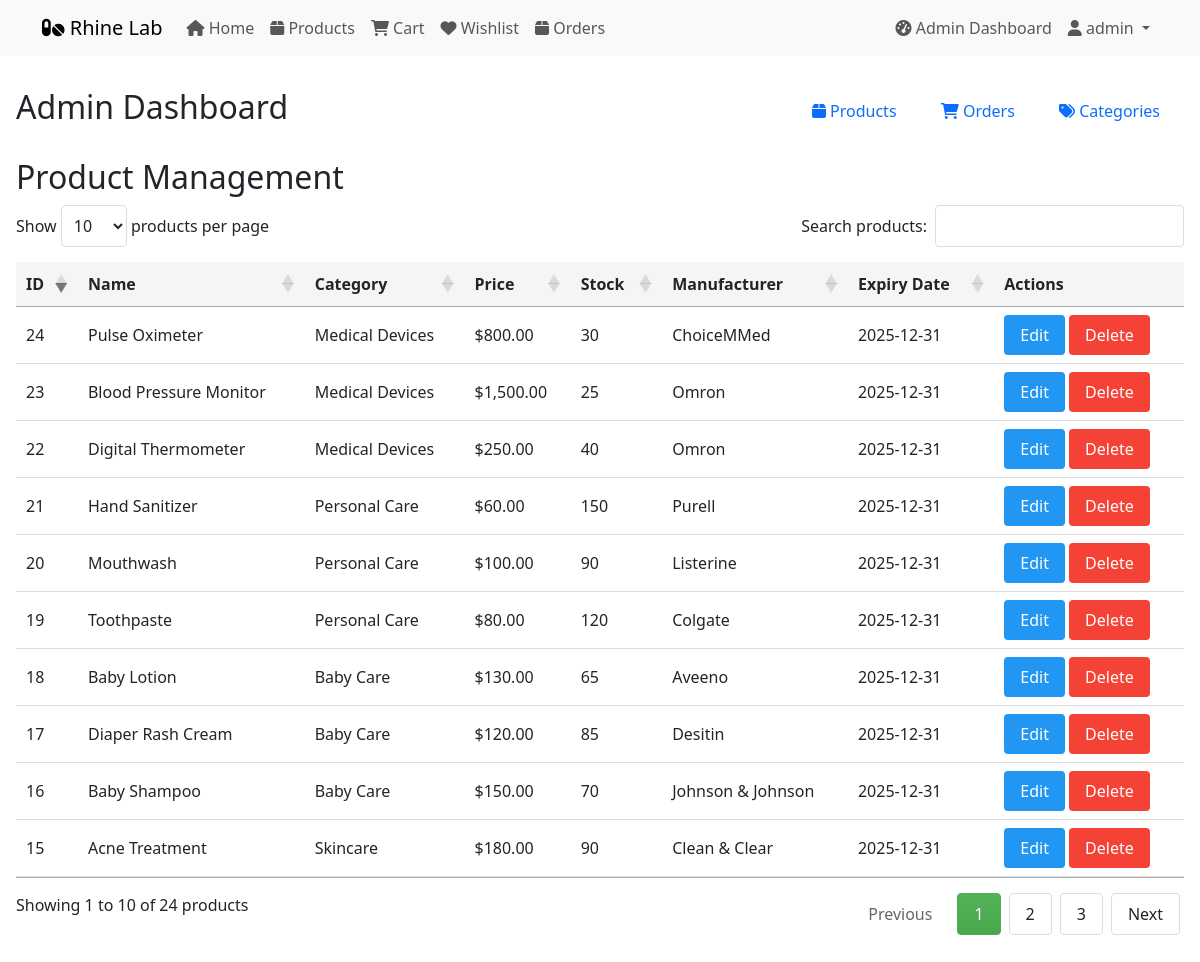
Page /adminhome.php (signed in) on the committed database.
### tables this page shows
CREATE TABLE `products` (
  `product_id` int(11) NOT NULL AUTO_INCREMENT,
  `category_id` int(11) NOT NULL,
  `name` varchar(100) NOT NULL,
  `description` text,
  `price` decimal(10,2) NOT NULL,
  `stock` int(11) NOT NULL DEFAULT 0,
  `image_url` varchar(255),
  `manufacturer` varchar(100),
  `expiry_date` date,
  `created_at` timestamp DEFAULT CURRENT_TIMESTAMP,
  PRIMARY KEY (`product_id`),
  FOREIGN KEY (`category_id`) REFERENCES `categories`(`category_id`)
);

CREATE TABLE `categories` (
  `category_id` int(11) NOT NULL AUTO_INCREMENT,
  `name` varchar(50) NOT NULL,
  `description` text,
  PRIMARY KEY (`category_id`)
);

### adminhome.php (the view, shortened to what this page needs)
<?php
require_once("db.php");
$query = "SELECT p.*, c.name as category_name
          FROM products p
          JOIN categories c ON p.category_id = c.category_id
          ORDER BY p.created_at DESC";
$result = $mysqli->query($query);
?>
<!DOCTYPE html>
<html lang="en">
<head>
    <link href="https://cdn.jsdelivr.net/npm/bootstrap@5.3.0/dist/css/bootstrap.min.css" rel="stylesheet">
    <link rel="stylesheet" href="https://cdnjs.cloudflare.com/ajax/libs/font-awesome/6.0.0/css/all.min.css">
    <link rel="stylesheet" href="https://cdn.datatables.net/1.13.1/css/jquery.dataTables.css">
</head>
<body>
    <?php include 'navbar.php'; ?>
    <div class="admin-container">
        <div class="d-flex justify-content-between align-items-center mb-4">
            <h1 class="h2">Admin Dashboard</h1>
            <div>
                <a href="admin_products.php" class="btn btn-outline-primary me-2">
                    <i class="fas fa-box"></i> Products
                </a>
                <a href="admin_orders.php" class="btn btn-outline-primary me-2">
                    <i class="fas fa-shopping-cart"></i> Orders
                </a>
                <a href="admin_categories.php" class="btn btn-outline-primary me-2">
                    <i class="fas fa-tags"></i> Categories
                </a>
            </div>
        </div>
        <h2>Product Management</h2>
        <table id="productTable" class="product-table">
            <thead>
                <tr>
                    <th>ID</th>
                    <th>Name</th>
                    <th>Category</th>
                    <th>Price</th>
                    <th>Stock</th>
                    <th>Manufacturer</th>
                    <th>Expiry Date</th>
                    <th>Actions</th>
                </tr>
            </thead>
            <tbody>
                <?php while ($row = $result->fetch_assoc()): ?>
                <tr>
                    <td><?php echo $row['product_id']; ?></td>
                    <td><?php echo htmlspecialchars($row['name']); ?></td>
                    <td><?php echo htmlspecialchars($row['category_name']); ?></td>
                    <td>$<?php echo number_format($row['price'], 2); ?></td>
                    <td><?php echo $row['stock']; ?></td>
                    <td><?php echo htmlspecialchars($row['manufacturer']); ?></td>
                    <td><?php echo $row['expiry_date']; ?></td>
                    <td>
                        <a href="edit_product.php?id=<?php echo $row['product_id']; ?>" class="btn btn-edit">Edit</a>
                        <form method="POST" style="display: inline;">
                            <button type="submit" name="delete_product" class="btn btn-danger" onclick="return confirm('Are you sure you want to delete this product?')">Delete</button>
                        </form>
                    </td>
                </tr>
                <?php endwhile; ?>
            </tbody>
        </table>
    </div>
</body>
</html>

### adminhome.php (style rules this page uses)
.admin-container { max-width: 1400px; margin: 2rem auto; padding: 0 1rem; }
.product-table { width: 100%; border-collapse: collapse; margin-top: 20px; }
.product-table th, .product-table td { padding: 12px; text-align: left; border-bottom: 1px solid #ddd; }
.product-table th { background-color: #f5f5f5; }
.btn { padding: 8px 16px; border: none; border-radius: 4px; cursor: pointer; text-decoration: none; display: inline-block; }
.btn-danger { background-color: #f44336; color: white; }
.btn-edit { background-color: #2196F3; color: white; }

### rows in the picture
products: product_id "15", name "Acne Treatment", category.name "Skincare", price "180.00", stock "90", manufacturer "Clean & Clear", expiry_date "2025-12-31"
products: product_id "16", name "Baby Shampoo", category.name "Baby Care", price "150.00", stock "70", manufacturer "Johnson & Johnson", expiry_date "2025-12-31"
products: product_id "17", name "Diaper Rash Cream", category.name "Baby Care", price "120.00", stock "85", manufacturer "Desitin", expiry_date "2025-12-31"
products: product_id "18", name "Baby Lotion", category.name "Baby Care", price "130.00", stock "65", manufacturer "Aveeno", expiry_date "2025-12-31"
products: product_id "19", name "Toothpaste", category.name "Personal Care", price "80.00", stock "120", manufacturer "Colgate", expiry_date "2025-12-31"
products: product_id "20", name "Mouthwash", category.name "Personal Care", price "100.00", stock "90", manufacturer "Listerine", expiry_date "2025-12-31"
products: product_id "21", name "Hand Sanitizer", category.name "Personal Care", price "60.00", stock "150", manufacturer "Purell", expiry_date "2025-12-31"
products: product_id "22", name "Digital Thermometer", category.name "Medical Devices", price "250.00", stock "40", manufacturer "Omron", expiry_date "2025-12-31"
products: product_id "23", name "Blood Pressure Monitor", category.name "Medical Devices", price "1,500.00", stock "25", manufacturer "Omron", expiry_date "2025-12-31"
products: product_id "24", name "Pulse Oximeter", category.name "Medical Devices", price "800.00", stock "30", manufacturer "ChoiceMMed", expiry_date "2025-12-31"

### other values in the picture
$_SESSION['name'] "admin"
